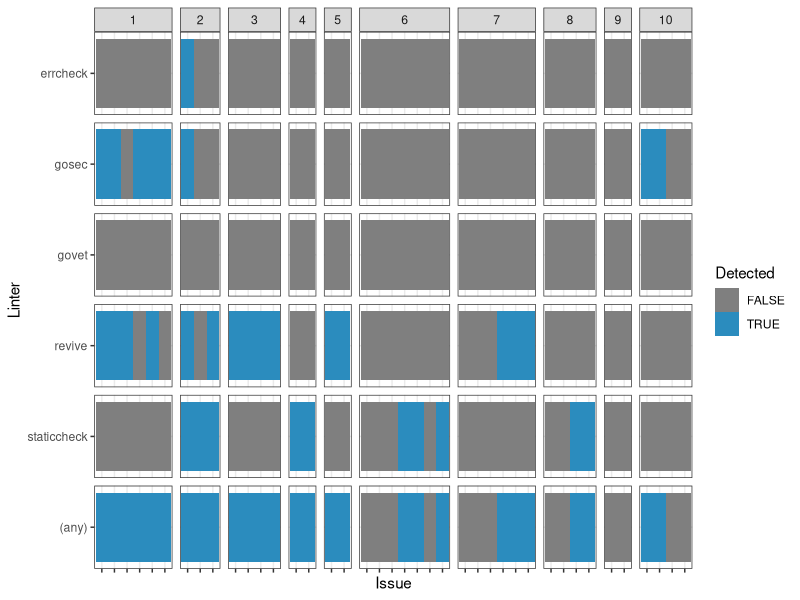

Write R code to recreate this figure.
#!/usr/bin/env Rscript

suppressPackageStartupMessages(library(tidyverse))
suppressPackageStartupMessages(library(optparse))


df <- read_csv("data2.csv", col_types=cols(
  project = col_character(),
  issue = col_integer(),
  category = col_integer(),
  linter = col_character(),
  detected = col_logical()
))


df <- df %>% 
  unite(col=issue, project, issue)

summary <- df %>% 
  group_by(issue, category) %>% 
  summarize(detected=any(detected), .groups="drop_last") %>%
  mutate(linter="(any)")

df <- bind_rows(df, summary) %>%
  mutate(linter = fct_relevel(linter, "(any)", after=Inf))

plot <- ggplot(df, aes(x=issue, y=fct_rev(linter), fill=detected)) +
  geom_tile() +
  scale_fill_manual(values = c(NA, "#2b8cbe")) +
  labs(
    x="Issue",
    y="Linter",
    fill="Detected"
  ) +
  facet_grid(
    cols=vars(category), # Changed from "category" to "issue"
    rows=vars(linter),
    scales="free", 
    space="free",
  ) +
  theme_bw() +
  theme(
    strip.text.y = element_blank(),
    axis.text.x = element_blank()
  )

ggsave("plot.pdf", plot, width=10, height=2.5)
